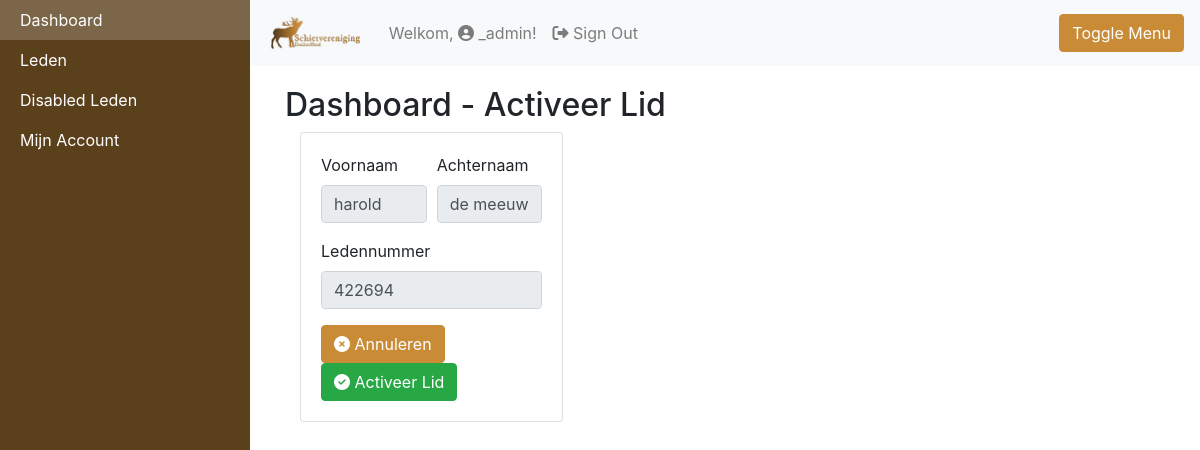
Page /website/dashboard/views/enableuser.php?id=422694 (signed in) on the committed database.
### tables this page shows
CREATE TABLE IF NOT EXISTS `leden` (
  `ledennummer` int(11) NOT NULL AUTO_INCREMENT,
  `voornaam` text NOT NULL,
  `achternaam` text NOT NULL,
  `geboortejaar` year(4) DEFAULT NULL,
  `adress` text NOT NULL,
  `huisnummer` int(11) NOT NULL,
  `postcode` text NOT NULL,
  `woonplaats` text NOT NULL,
  `wapenstoegestaan` text NOT NULL,
  `betalingtermijn` date NOT NULL,
  `contributie` int(11) NOT NULL,
  `geslacht` text NOT NULL,
  `email` text NOT NULL,
  `disable` text DEFAULT NULL,
  PRIMARY KEY (`ledennummer`)
);

### website/dashboard/views/enableuser.php (the view, shortened to what this page needs)
<?php
include("../../php/database.php");
if ($stmt = $conn->prepare("SELECT ledennummer,voornaam,achternaam FROM leden WHERE ledennummer = ? ORDER BY achternaam;")) {
    $stmt->bind_param("i", $_GET["id"]);
    $stmt->execute();
    $stmt->store_result();
    if ($stmt->num_rows > 0) {
        $stmt->bind_result($ledennummer, $voornaam, $achternaam);
    } else {
        $message = "Er is iets mis gegaan tijdens het lid. Probeer het later opnieuw.";
    }
}
?>
<!DOCTYPE html>
<html lang="nl">
<head>
    <link href="https://stackpath.bootstrapcdn.com/bootstrap/4.3.1/css/bootstrap.min.css" rel="stylesheet">
    <link rel="stylesheet" href="../../css/custom.css">
</head>
<body>
    <div id="wrapper" class="toggled">
        <div id="sidebar-wrapper">
            <ul class="sidebar-nav">
                <li>
                    <a href="../index.php">Dashboard</a>
                </li>
                <li>
                    <a href="../leden.php">Leden</a>
                </li>
                <li>
                    <a href="../disabledleden.php">Disabled Leden</a>
                </li>
                <li>
                    <a href="../profile.php">Mijn Account</a>
                </li>
            </ul>
        </div>
        <div class="navbar navbar-expand-lg navbar-light bg-light">
            <a class="navbar-brand"><img src="../../images/login/logo.png"></a>
            <div class="collapse navbar-collapse" id="navbarTogglerDemo02">
                <ul class="navbar-nav mr-auto mt-2 mt-lg-0">
                    <li class="nav-item">
                        <a class="nav-link" href="../profile.php">Welkom, <i class="fas fa-user-circle"></i> <?= $_SESSION["name"] ?>!</span></a>
                    </li>
                    <li class="nav-item">
                        <a class="nav-link" href="../../php/login/logout.php"><i class="fas fa-sign-out-alt"></i> Sign Out</span></a>
                    </li>
                </ul>
                <a href="#menu-toggle" class="btn btn-primary" id="menu-toggle">Toggle Menu</a>
            </div>
        </div>
        <main id="page-content-wrapper">
            <div class="container-fluid">
                <h2>Dashboard - Activeer Lid</h2>
                <div class="col-sm-4">
                    <div class="card">
                        <div class="card-body">
                            <form method="GET" action="">
                                <div class="form-row">
                                    <div class="form-group col-md-6">
                                        <label for="Voornaam">Voornaam</label>
                                        <?php echo "<input type='text' disabled class='form-control' name='voornaam' id='Voornaam' placeholder='Voornaam' value='" . $voornaam . "'>" ?>
                                    </div>
                                    <div class="form-group col-md-6">
                                        <label for="Achternaam">Achternaam</label>
                                        <?php echo "<input type='text' disabled class='form-control' name='achternaam' id='Achternaam' placeholder='Achternaam' value='" . $achternaam . "'>" ?>
                                    </div>
                                </div>
                                <div class="form-group">
                                    <label for="Geslacht">Ledennummer<br></label>
                                    <?php echo "<input type='text' class='form-control' disabled name='postcode' id='Postcode' placeholder='Postcode' value='" . $ledennummer . "'>" ?>
                                </div>
                                <a class="btn btn-primary" href="../leden.php"><i class="fas fa-times-circle"></i> Annuleren</a>
                                <?php echo '<a class="btn btn-success" href="enableuser.php?id=' . $_GET["id"] . '&confirmed=true"><i class="fas fa-check-circle"></i> Activeer Lid</a>' ?>
                            </form>
                        </div>
                    </div>
                </div>
            </div>
        </main>
    </div>
</body>
</html>

### website/css/custom.css (style rules this page uses)
body { overflow-x: hidden; }
#wrapper { padding-left: 0; -webkit-transition: all 0.5s ease; -moz-transition: all 0.5s ease; -o-transition: all 0.5s ease; transition: all 0.5s ease; }
#wrapper.toggled { padding-left: 250px; }
#sidebar-wrapper { z-index: 1000; position: fixed; left: 250px; width: 0; height: 100%; margin-left: -250px; overflow-y: auto; background: #5b401c; -webkit-transition: all 0.5s ease; -moz-transition: all 0.5s ease; -o-transition: all 0.5s ease; transition: all 0.5s ease; }
#wrapper.toggled #sidebar-wrapper { width: 250px; }
#page-content-wrapper { width: 100%; position: absolute; padding: 15px; }
#wrapper.toggled #page-content-wrapper { position: absolute; margin-right: -250px; }
.sidebar-nav { position: absolute; top: 0; width: 250px; margin: 0; padding: 0; list-style: none; }
.sidebar-nav li { text-indent: 20px; line-height: 40px; }
.sidebar-nav li a { display: block; text-decoration: none; color: #fff; }
@media (min-width:768px) { #wrapper { padding-left: 0; } }
@media (min-width:768px) { #wrapper.toggled { padding-left: 250px; } }
@media (min-width:768px) { #sidebar-wrapper { width: 0; } }
@media (min-width:768px) { #wrapper.toggled #sidebar-wrapper { width: 250px; } }
@media (min-width:768px) { #page-content-wrapper { padding: 20px; position: relative; } }
@media (min-width:768px) { #wrapper.toggled #page-content-wrapper { position: relative; margin-right: 0; } }
.btn-primary { background-color: #ca8b37; border-color: #ca8b37; }
.btn-primary:link { background-color: #ca8b37; border-color: #ca8b37; }
.navbar-brand img { max-height: 40px; }
.btn-success { color: #fff; background-color: #28a745; border-color: #28a745; }

### rows in the picture
leden: voornaam "harold", achternaam "de meeuw", postcode "422694"

### other values in the picture
$_SESSION["name"] "_admin"
